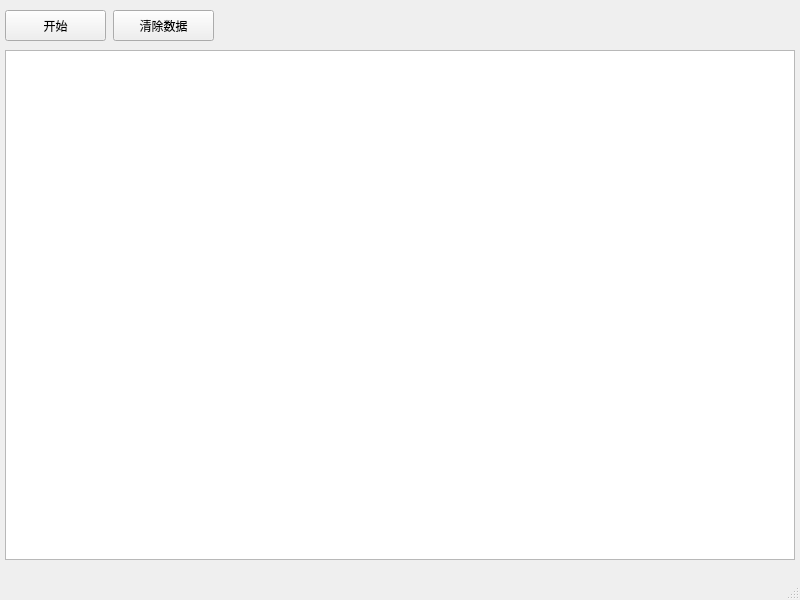
<?xml version="1.0" encoding="UTF-8"?>
<ui version="4.0">
 <class>main_view</class>
 <widget class="QMainWindow" name="main_view">
  <property name="geometry">
   <rect>
    <x>0</x>
    <y>0</y>
    <width>800</width>
    <height>600</height>
   </rect>
  </property>
  <property name="windowTitle">
   <string>Go4Auto-自动指令工具</string>
  </property>
  <widget class="QWidget" name="centralwidget">
   <widget class="QTextEdit" name="textEdit">
    <property name="geometry">
     <rect>
      <x>5</x>
      <y>50</y>
      <width>790</width>
      <height>510</height>
     </rect>
    </property>
   </widget>
   <widget class="QPushButton" name="btnClear">
    <property name="geometry">
     <rect>
      <x>113</x>
      <y>10</y>
      <width>101</width>
      <height>31</height>
     </rect>
    </property>
    <property name="text">
     <string>清除数据</string>
    </property>
   </widget>
   <widget class="QPushButton" name="btnStart">
    <property name="geometry">
     <rect>
      <x>5</x>
      <y>10</y>
      <width>101</width>
      <height>31</height>
     </rect>
    </property>
    <property name="text">
     <string>开始</string>
    </property>
   </widget>
  </widget>
  <widget class="QMenuBar" name="menubar">
   <property name="geometry">
    <rect>
     <x>0</x>
     <y>0</y>
     <width>800</width>
     <height>26</height>
    </rect>
   </property>
  </widget>
  <widget class="QStatusBar" name="statusbar">
   <property name="enabled">
    <bool>false</bool>
   </property>
  </widget>
 </widget>
 <resources/>
 <connections/>
</ui>
